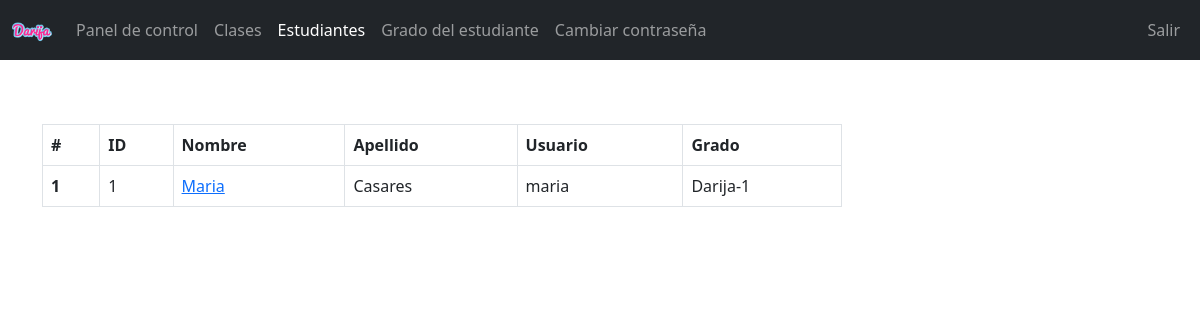
The app's page /Teacher/students_of_class.php?class_id=1 (signed in) with its own data.
### tables this page shows
CREATE TABLE `students` (
  `student_id` int(11) NOT NULL,
  `username` varchar(127) NOT NULL,
  `password` varchar(255) NOT NULL,
  `fname` varchar(127) NOT NULL,
  `lname` varchar(255) NOT NULL,
  `grade` int(11) NOT NULL,
  `section` int(11) NOT NULL,
  `address` varchar(31) NOT NULL,
  `gender` varchar(7) NOT NULL,
  `email_address` varchar(255) NOT NULL,
  `date_of_birth` date DEFAULT NULL,
  `date_of_joined` timestamp NULL DEFAULT current_timestamp(),
  `parent_fname` varchar(127) NOT NULL,
  `parent_lname` varchar(127) NOT NULL,
  `parent_phone_number` varchar(31) NOT NULL
);

CREATE TABLE `grades` (
  `grade_id` int(11) NOT NULL,
  `grade` varchar(31) NOT NULL,
  `grade_code` varchar(7) NOT NULL
);

### Teacher/data/student.php (called while the page is built, shortened)
<?php
function getAllStudents($conn){
   $sql = "SELECT * FROM students";
   $stmt = $conn->prepare($sql);
   $stmt->execute();
   if ($stmt->rowCount() >= 1) {
     $students = $stmt->fetchAll();
     return $students;
   }else {
   	return 0;
   }
}

### Teacher/data/class.php (called while the page is built, shortened)
<?php
function getClassById($class_id, $conn){
   $sql = "SELECT * FROM class
           WHERE class_id=?";
   $stmt = $conn->prepare($sql);
   $stmt->execute([$class_id]);
   if ($stmt->rowCount() == 1) {
     $class = $stmt->fetch();
     return $class;
   }else {
    return 0;
   }
}

### Teacher/data/grade.php (called while the page is built, shortened)
<?php
function getGradeById($grade_id, $conn){
   $sql = "SELECT * FROM grades
           WHERE grade_id=?";
   $stmt = $conn->prepare($sql);
   $stmt->execute([$grade_id]);
   if ($stmt->rowCount() == 1) {
     $grade = $stmt->fetch();
     return $grade;
   }else {
    return 0;
   }
}

### Teacher/data/section.php (called while the page is built, shortened)
<?php
function getSectioById($section_id, $conn){
   $sql = "SELECT * FROM section
           WHERE section_id=?";
   $stmt = $conn->prepare($sql);
   $stmt->execute([$section_id]);
   if ($stmt->rowCount() == 1) {
     $section = $stmt->fetch();
     return $section;
   }else {
    return 0;
   }
}

### Teacher/students_of_class.php (the view, shortened to what this page needs)
<?php
if (isset($_SESSION['teacher_id']) &&
    isset($_SESSION['role'])) {
    if ($_SESSION['role'] == 'Teacher') {
       include "../CONEXION_DB.php";
       include "data/student.php";
       include "data/grade.php";
       include "data/class.php";
       include "data/section.php";
       $class_id = $_GET['class_id'];
       $students = getAllStudents($conn);
       $class = getClassById($class_id, $conn);
 ?>
<!DOCTYPE html>
<html lang="en">
<head>
	<link rel="stylesheet" href="https://cdn.jsdelivr.net/npm/bootstrap@5.2.0/dist/css/bootstrap.min.css">
	<link rel="stylesheet" href="../css/style.css">
  <link rel="stylesheet" href="https://cdnjs.cloudflare.com/ajax/libs/font-awesome/4.7.0/css/font-awesome.min.css">
</head>
<body>
    <?php
    include "inc/navbar.php";
        if ($students != 0) {
     ?>
  <?php $i = 0; foreach ($students as $student ) {
       $g = getGradeById($class['grade'], $conn);
       $s = getSectioById($class['section'], $conn);
       if ($g['grade_id'] == $student['grade'] && $s['section_id'] == $student['section']) { $i++;
       if ($i == 1) {
    ?>
        <div class="container mt-5">
           <div class="table-responsive">
              <table class="table table-bordered mt-3 n-table">
                <thead>
                  <tr>
                    <th scope="col">#</th>
                    <th scope="col">ID</th>
                    <th scope="col">Nombre</th>
                    <th scope="col">Apellido</th>
                    <th scope="col">Usuario</th>
                    <th scope="col">Grado</th>
                  </tr>
                </thead>
                <tbody>
              <?php } ?>
                  <tr>
                    <th scope="row"><?=$i?></th>
                    <td><?=$student['student_id']?></td>
                    <td>
                      <a href="student-grade.php?student_id=<?=$student['student_id']?>">
                        <?=$student['fname']?>
                      </a>
                    </td>
                    <td><?=$student['lname']?></td>
                    <td><?=$student['username']?></td>
                    <td>
                      <?php
                           $grade = $student['grade'];
                           $g_temp = getGradeById($grade, $conn);
                           if ($g_temp != 0) {
                              echo $g_temp['grade_code'].'-'.
                                     $g_temp['grade'];
                            }
                        ?>
                    </td>
                  </tr>
                <?php } } ?>
                </tbody>
              </table>
           </div>
         <?php } ?>
     </div>
</body>
</html>
<?php
  }else {
    header("Location: ../login.php");
    exit;
  }
}else {
	header("Location: ../login.php");
	exit;
}
?>

### css/style.css (style rules this page uses)
.n-table { max-width: 800px; }

### records on screen
students: student_id "1", fname "Maria", lname "Casares", username "maria", grades.grade_code "Darija", grades.grade "1"
